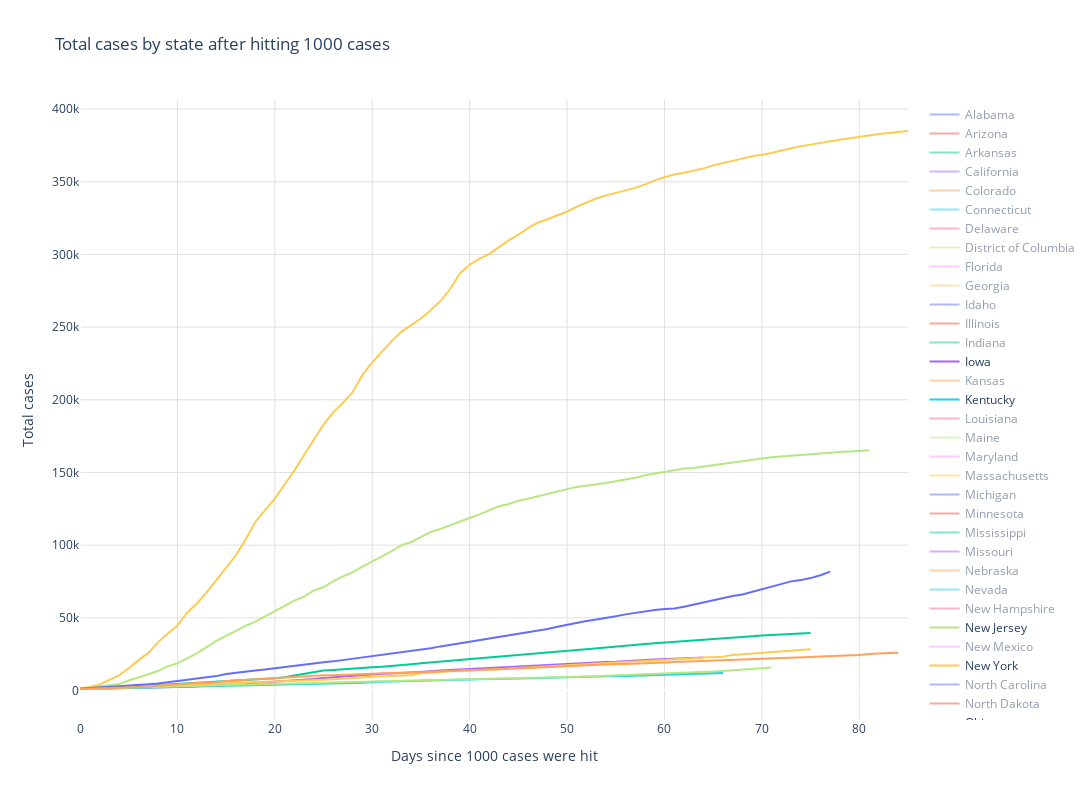
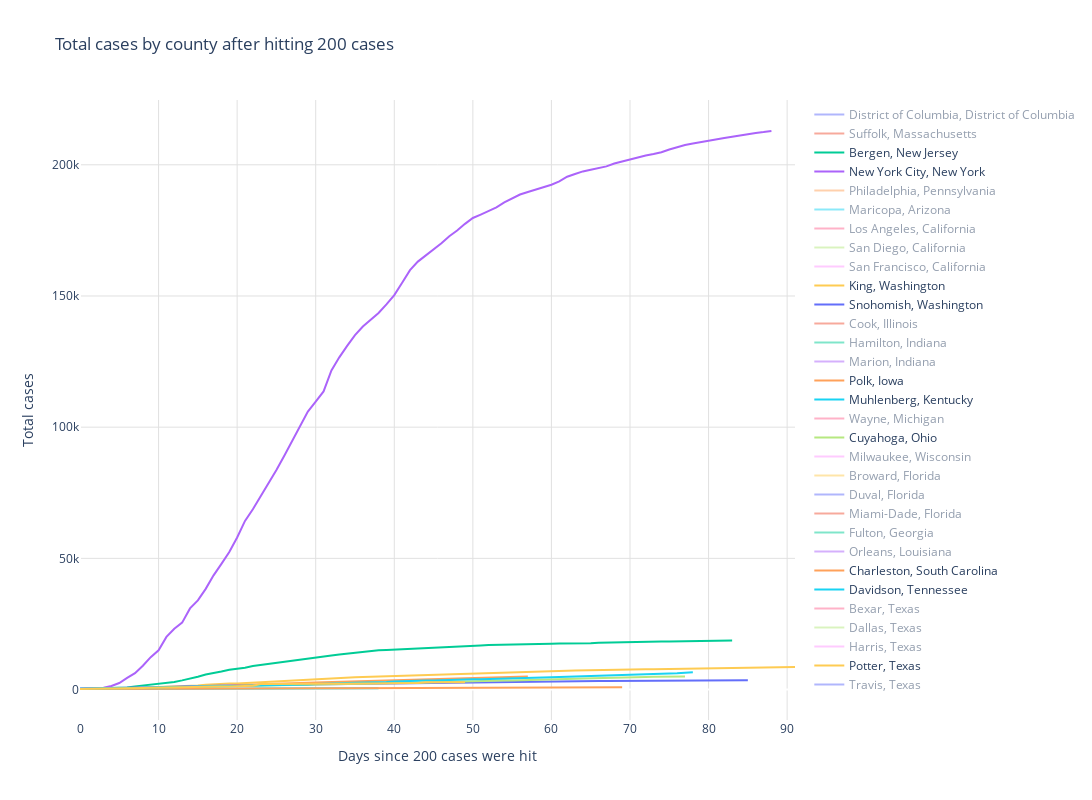

The notebook cell these images were saved under, in order:
### Markdown cell above
**********************************************************************************************************
 # State Totals
 **********************************************************************************************************

### Code cell
def plottotalcases(state, county = 'all', show_by_default=True):
    if county == 'all':
        data = state_cov_data[state_cov_data.state == state][['date', 'cases']]
    else:
        data = county_cov_data[county_cov_data.state == state][['date', 'cases', 'county']]
        data = data[county_cov_data.county == county][['date', 'cases']]

    data = data[data.cases >= starting_cases]
    if len(data['cases']):
        data.index = [x for x in range(0, len(data))]

        if (show_by_default):
            visible = True
        else:
            visible = 'legendonly'

        if (county == 'all'):
            fig.add_trace(
                go.Scatter(x=data.index, y=data.cases, mode='lines', name=state, line = { 'width': default_line_thickness },
                hovertemplate='total cases: %{y:,.0f}<br>day: %{x}', visible=visible)
            )
        else:
            fig.add_trace(
                go.Scatter(x=data.index, y=data.cases, mode='lines', name=county + ', ' + state, line = { 'width': default_line_thickness },
                hovertemplate='total cases: %{y:,.0f}<br>day: %{x}', visible=visible)
            )

row += 1
starting_cases = 1000
layout = go.Layout(
        title = 'Total cases by state after hitting ' + str(starting_cases) + ' cases',
        plot_bgcolor = default_plot_color,
        xaxis_gridcolor = default_grid_color,
        yaxis_gridcolor = default_grid_color,
        width=default_width,
        height=default_height,
        xaxis_title='Days since ' + str(starting_cases) + ' cases were hit',
        yaxis_title='Total cases'
)

fig = go.Figure(layout=layout)
for index, s in interesting_states.iterrows():
    plottotalcases(s.state, 'all', s.show_by_default)

fig.show()
plotly.offline.plot(fig, filename=webpage_folder + 'Chart_'+str(row)+'.html',auto_open=False)
html_graphs.write('''
<br/><br/><div>
<h1>State and County Total cases</h1>
The simplest count is just a total number of cases per state and then per interesting county. Nothing more than what each state is reporting
as new cases on a daily basis.
</div>''')
html_graphs.write("  <object data=\""+'Chart_'+str(row)+'.html'+"\" width=" + str(default_width * 1.10) + " height=" + str(default_height* 1.10) + "\"></object>"+"\n")

###########################
# County Totals
###########################
row += 1
starting_cases = 200
layout = go.Layout(
        title = 'Total cases by county after hitting ' + str(starting_cases) + ' cases',
        plot_bgcolor = default_plot_color,
        xaxis_gridcolor = default_grid_color,
        yaxis_gridcolor = default_grid_color,
        width=default_width,
        height=default_height,
        xaxis_title='Days since ' + str(starting_cases) + ' cases were hit',
        yaxis_title='Total cases'
)
fig = go.Figure(layout=layout)

for index, r in interesting_locations.iterrows():
    plottotalcases(r.state, r.county, r.show_by_default)

fig.show()
plotly.offline.plot(fig, filename=webpage_folder + 'Chart_'+str(row)+'.html',auto_open=False)
html_graphs.write("  <object data=\""+'Chart_'+str(row)+'.html'+"\" width=" + str(default_width * 1.10) + " height=" + str(default_height* 1.10) + "\"></object>"+"\n")
